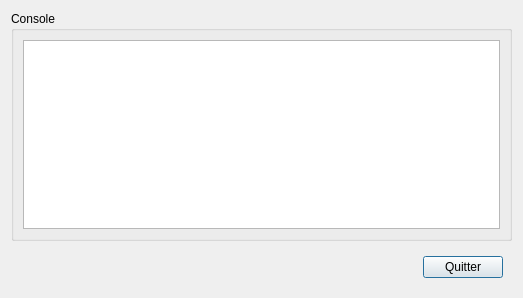
<?xml version="1.0" encoding="UTF-8"?>
<ui version="4.0">
 <class>ClusterDialog</class>
 <widget class="QDialog" name="ClusterDialog">
  <property name="geometry">
   <rect>
    <x>0</x>
    <y>0</y>
    <width>523</width>
    <height>298</height>
   </rect>
  </property>
  <property name="windowTitle">
   <string>Serveur</string>
  </property>
  <layout class="QVBoxLayout" name="verticalLayout">
   <item>
    <widget class="QGroupBox" name="groupBox">
     <property name="title">
      <string>Console</string>
     </property>
     <layout class="QVBoxLayout" name="verticalLayout_2">
      <item>
       <widget class="QTextEdit" name="_clusterConsole">
        <property name="readOnly">
         <bool>true</bool>
        </property>
       </widget>
      </item>
     </layout>
    </widget>
   </item>
   <item>
    <widget class="QWidget" name="widget" native="true">
     <layout class="QHBoxLayout" name="horizontalLayout">
      <item>
       <spacer name="horizontalSpacer">
        <property name="orientation">
         <enum>Qt::Horizontal</enum>
        </property>
        <property name="sizeHint" stdset="0">
         <size>
          <width>40</width>
          <height>20</height>
         </size>
        </property>
       </spacer>
      </item>
      <item>
       <widget class="QPushButton" name="pushButton">
        <property name="text">
         <string>Quitter</string>
        </property>
       </widget>
      </item>
     </layout>
    </widget>
   </item>
  </layout>
 </widget>
 <resources/>
 <connections>
  <connection>
   <sender>pushButton</sender>
   <signal>clicked()</signal>
   <receiver>ClusterDialog</receiver>
   <slot>close()</slot>
   <hints>
    <hint type="sourcelabel">
     <x>462</x>
     <y>264</y>
    </hint>
    <hint type="destinationlabel">
     <x>261</x>
     <y>148</y>
    </hint>
   </hints>
  </connection>
 </connections>
</ui>
